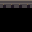

Rendered tile map (Tiled .tmx) drawn with the repository's tilesets; below, a short description and the full map source, tile grids included:
An orthogonal 1x1 tile map with 32x32 px tiles, 1 tile layer (Assembly), 3 tilesets.

<map version="1.10" orientation="orthogonal" renderorder="right-down" width="1" height="1" tilewidth="32" tileheight="32" infinite="0" nextlayerid="2" nextobjectid="1">
  <tileset firstgid="1" source="../floors.tsx" />
  <tileset firstgid="321" source="../walls.tsx" />
  <tileset firstgid="961" source="../architecture.tsx" />
  <layer id="1" name="Assembly" width="1" height="1">
    <data encoding="csv">
1733
</data>
  </layer>
</map>
